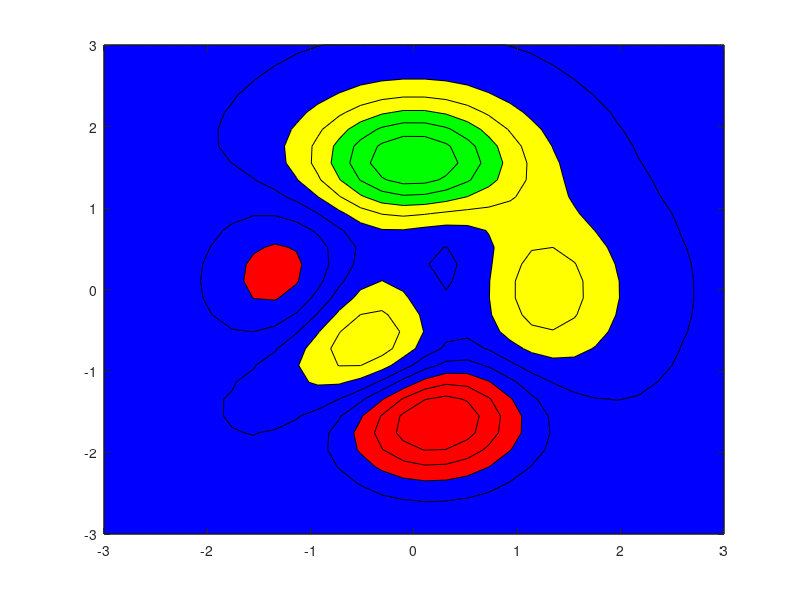

MATLAB code to generate this figure:
clear all
clc
clc
clear all
close all

[X,Y,Z] = peaks(30);

cmap = [1 0 0;  % Red
        0 0 1;  % Blue
        1 1 0;  % Yellow
        0 1 0]; % Green
    
colormap(cmap); 

colors = zeros(size(Z));                   
colors(Z <=-1.7            ) = -2;        % red
colors(Z > -1.7 & Z < 0    ) = -1;        % blue
colors(Z >= 0   & Z < 1.5  ) =  0;        % yellow 
colors(Z >= 1.5            ) =  1;        % green

surf(X,Y,Z);
contourf(X,Y,Z)
